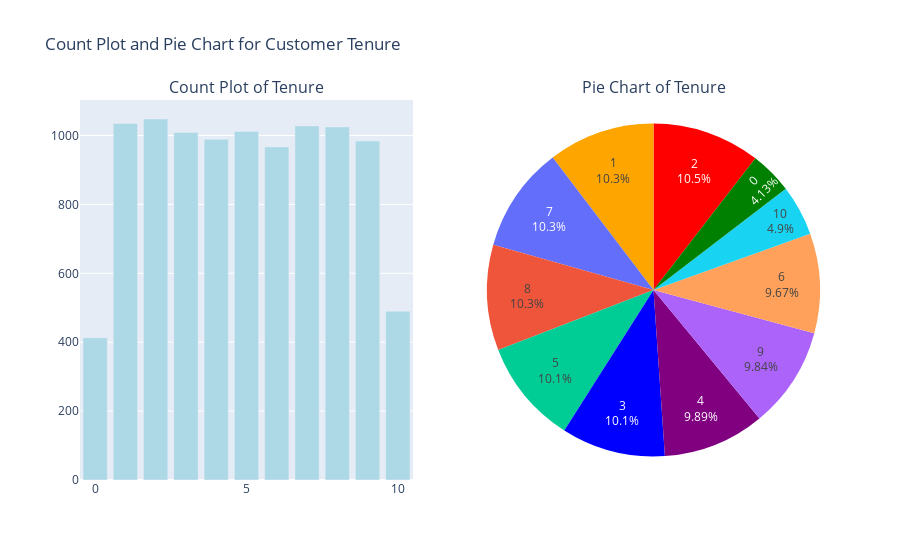

Source (notebook cell):
### Code cell
# Create subplots
fig = make_subplots(rows=1, cols=2, subplot_titles=['Count Plot of Tenure', 'Pie Chart of Tenure'], 
                    specs=[[{'type': 'bar'}, {'type': 'pie'}]])

# Count Plot (Tenure Distribution)
tenure_counts = df['Tenure'].value_counts().sort_index()
count_plot_trace = go.Bar(x=tenure_counts.index, 
                          y=tenure_counts.values, 
                          marker=dict(color='lightblue'))
fig.add_trace(count_plot_trace, row=1, col=1)

# Pie Chart (Tenure Distribution)
pie_chart_trace = go.Pie(labels=tenure_counts.index, 
                         values=tenure_counts.values, 
                         marker=dict(colors=['green', 'orange', 'red', 'blue', 'purple']),
                         textinfo='percent+label')
fig.add_trace(pie_chart_trace, row=1, col=2)

# Layout customization
fig.update_layout(title_text="Count Plot and Pie Chart for Customer Tenure", showlegend=False)

# Show plot
fig.show()

### Figure 1 — Plotly figure (JSON) as saved in the notebook; plotly's stock layout.template omitted (floating-point values rounded to 4 significant figures)
{"data": [{"marker": {"color": "lightblue"}, "type": "bar", "x": [0, 1, 2, 3, 4, 5, 6, 7, 8, 9, 10], "xaxis": "x", "y": [413, 1035, 1048, 1009, 989, 1012, 967, 1028, 1025, 984, 490], "yaxis": "y"}, {"domain": {"x": [0.55, 1], "y": [0, 1]}, "labels": [0, 1, 2, 3, 4, 5, 6, 7, 8, 9, 10], "marker": {"colors": ["green", "orange", "red", "blue", "purple"]}, "textinfo": "percent+label", "type": "pie", "values": [413, 1035, 1048, 1009, 989, 1012, 967, 1028, 1025, 984, 490]}], "layout": {"annotations": [{"font": {"size": 16}, "showarrow": false, "text": "Count Plot of Tenure", "x": 0.225, "xanchor": "center", "xref": "paper", "y": 1, "yanchor": "bottom", "yref": "paper"}, {"font": {"size": 16}, "showarrow": false, "text": "Pie Chart of Tenure", "x": 0.775, "xanchor": "center", "xref": "paper", "y": 1, "yanchor": "bottom", "yref": "paper"}], "showlegend": false, "title": {"text": "Count Plot and Pie Chart for Customer Tenure"}, "xaxis": {"anchor": "y", "domain": [0, 0.45]}, "yaxis": {"anchor": "x", "domain": [0, 1]}}}
